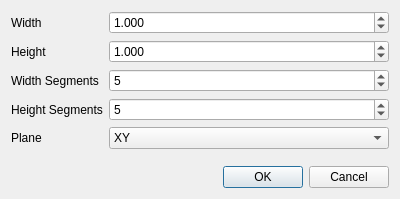
<?xml version="1.0" encoding="UTF-8"?>
<ui version="4.0">
 <class>SaddleParametersDialog</class>
 <widget class="QDialog" name="SaddleParametersDialog">
  <property name="windowModality">
   <enum>Qt::ApplicationModal</enum>
  </property>
  <property name="geometry">
   <rect>
    <x>0</x>
    <y>0</y>
    <width>400</width>
    <height>199</height>
   </rect>
  </property>
  <property name="minimumSize">
   <size>
    <width>400</width>
    <height>199</height>
   </size>
  </property>
  <property name="windowTitle">
   <string>Saddle Parameters</string>
  </property>
  <property name="modal">
   <bool>true</bool>
  </property>
  <layout class="QGridLayout" name="gridLayout">
   <item row="0" column="0">
    <layout class="QFormLayout" name="formLayout">
     <item row="0" column="0">
      <widget class="QLabel" name="widthLabel">
       <property name="text">
        <string>Width</string>
       </property>
      </widget>
     </item>
     <item row="0" column="1">
      <widget class="QDoubleSpinBox" name="widthDoubleSpinBox">
       <property name="decimals">
        <number>3</number>
       </property>
       <property name="singleStep">
        <double>0.001000000000000</double>
       </property>
       <property name="value">
        <double>1.000000000000000</double>
       </property>
      </widget>
     </item>
     <item row="1" column="0">
      <widget class="QLabel" name="heightLabel">
       <property name="text">
        <string>Height</string>
       </property>
      </widget>
     </item>
     <item row="1" column="1">
      <widget class="QDoubleSpinBox" name="heightDoubleSpinBox">
       <property name="decimals">
        <number>3</number>
       </property>
       <property name="singleStep">
        <double>0.001000000000000</double>
       </property>
       <property name="value">
        <double>1.000000000000000</double>
       </property>
      </widget>
     </item>
     <item row="2" column="0">
      <widget class="QLabel" name="widthSegmentsLabel">
       <property name="text">
        <string>Width Segments</string>
       </property>
      </widget>
     </item>
     <item row="2" column="1">
      <widget class="QSpinBox" name="widthSegmentsSpinBox">
       <property name="minimum">
        <number>1</number>
       </property>
       <property name="maximum">
        <number>999</number>
       </property>
       <property name="value">
        <number>5</number>
       </property>
      </widget>
     </item>
     <item row="3" column="0">
      <widget class="QLabel" name="heightSegmentsLabel">
       <property name="text">
        <string>Height Segments</string>
       </property>
      </widget>
     </item>
     <item row="3" column="1">
      <widget class="QSpinBox" name="heightSegmentsSpinBox">
       <property name="minimum">
        <number>1</number>
       </property>
       <property name="maximum">
        <number>999</number>
       </property>
       <property name="value">
        <number>5</number>
       </property>
      </widget>
     </item>
     <item row="4" column="0">
      <widget class="QLabel" name="planeLabel">
       <property name="text">
        <string>Plane</string>
       </property>
      </widget>
     </item>
     <item row="4" column="1">
      <widget class="QComboBox" name="planeComboBox">
       <item>
        <property name="text">
         <string>XY</string>
        </property>
       </item>
       <item>
        <property name="text">
         <string>XZ</string>
        </property>
       </item>
       <item>
        <property name="text">
         <string>YZ</string>
        </property>
       </item>
      </widget>
     </item>
    </layout>
   </item>
   <item row="1" column="0">
    <widget class="QDialogButtonBox" name="buttonBox">
     <property name="orientation">
      <enum>Qt::Horizontal</enum>
     </property>
     <property name="standardButtons">
      <set>QDialogButtonBox::Cancel|QDialogButtonBox::Ok</set>
     </property>
    </widget>
   </item>
  </layout>
 </widget>
 <resources/>
 <connections>
  <connection>
   <sender>buttonBox</sender>
   <signal>accepted()</signal>
   <receiver>SaddleParametersDialog</receiver>
   <slot>accept()</slot>
   <hints>
    <hint type="sourcelabel">
     <x>248</x>
     <y>254</y>
    </hint>
    <hint type="destinationlabel">
     <x>157</x>
     <y>274</y>
    </hint>
   </hints>
  </connection>
  <connection>
   <sender>buttonBox</sender>
   <signal>rejected()</signal>
   <receiver>SaddleParametersDialog</receiver>
   <slot>reject()</slot>
   <hints>
    <hint type="sourcelabel">
     <x>316</x>
     <y>260</y>
    </hint>
    <hint type="destinationlabel">
     <x>286</x>
     <y>274</y>
    </hint>
   </hints>
  </connection>
 </connections>
</ui>
